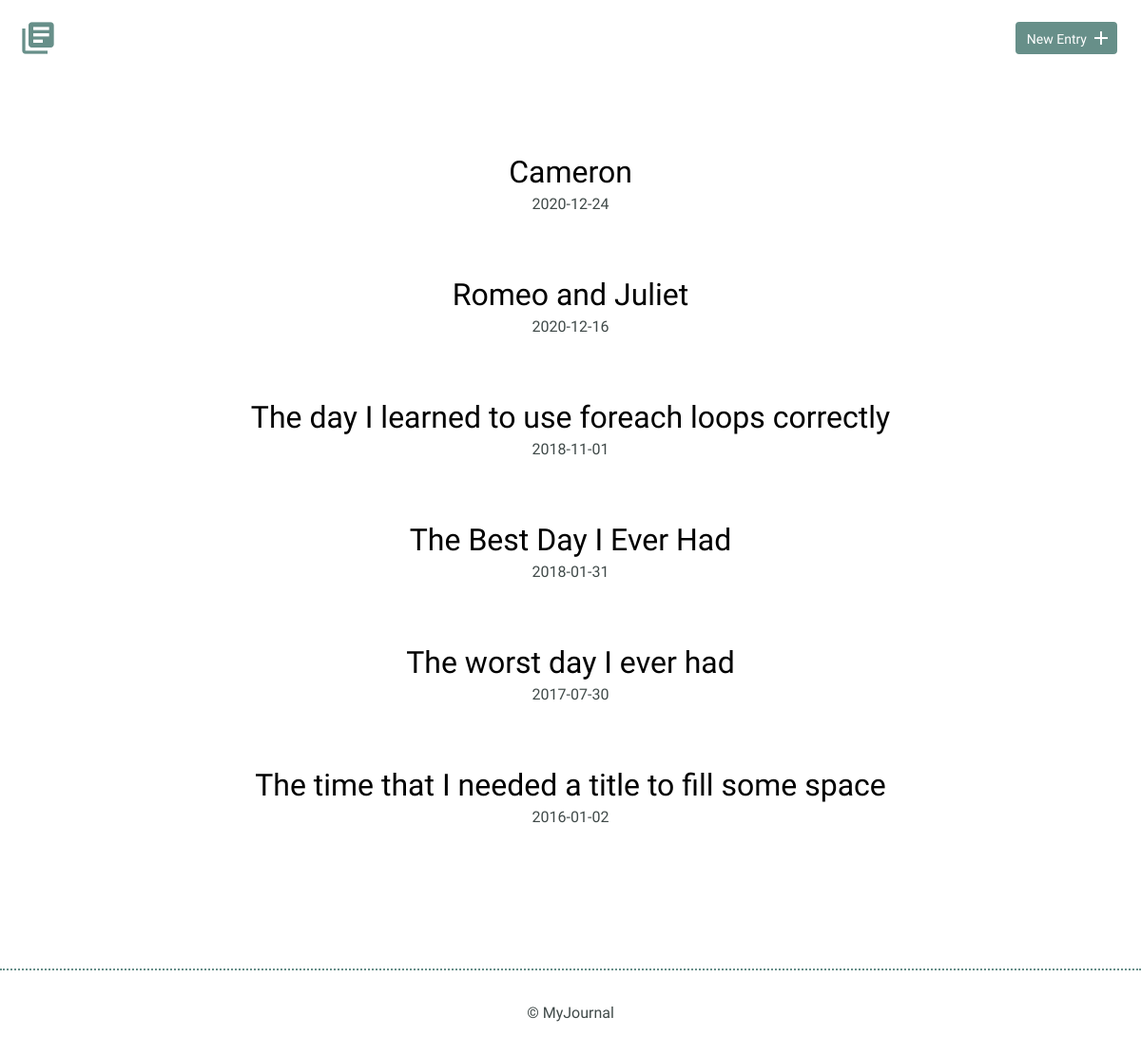
Before: / with the older database file.
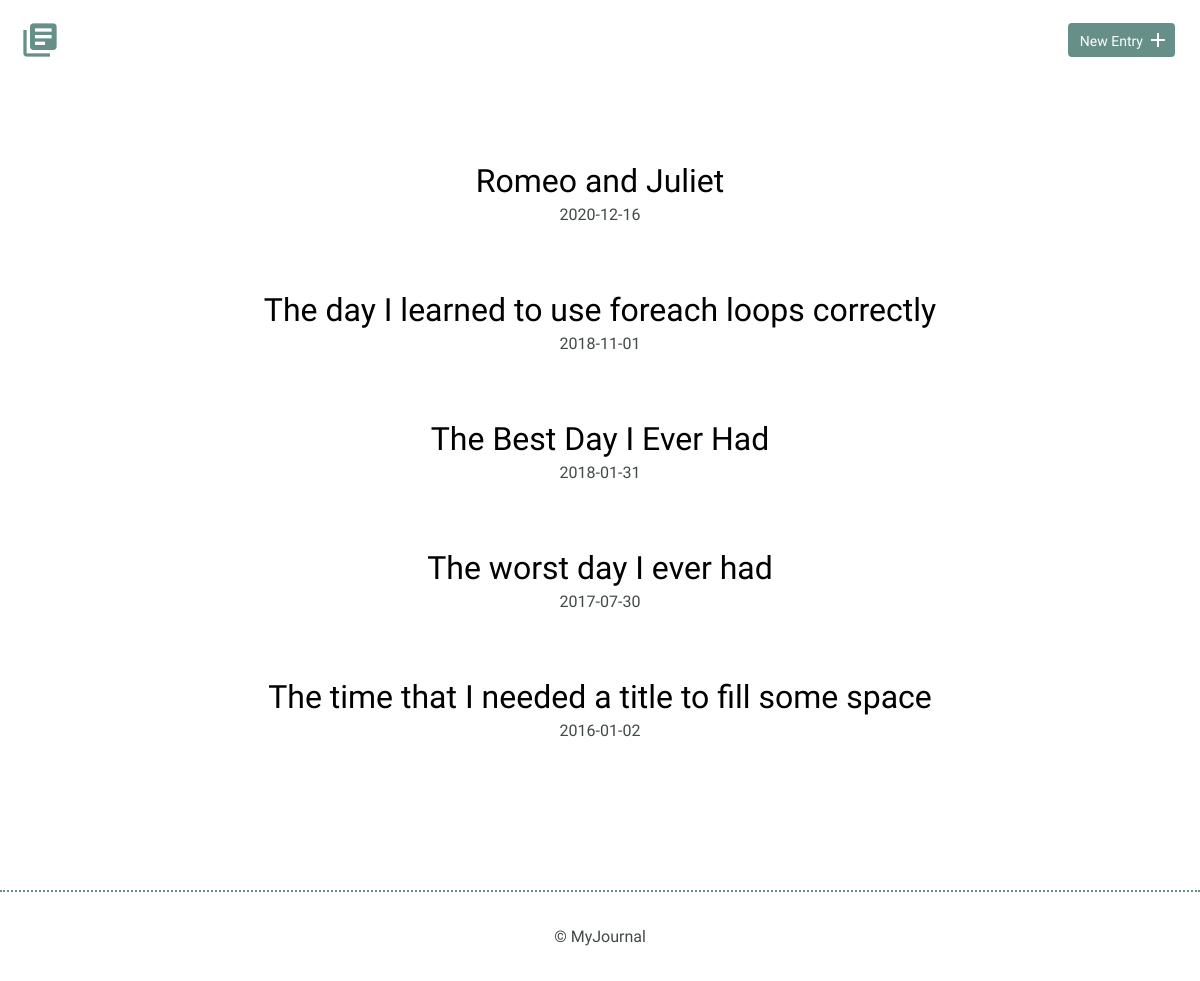
After: the same page with the newer database file.
### tables this page shows
CREATE TABLE "entries" (
	`id`	INTEGER,
	`title`	TEXT,
	`date`	TEXT,
	`time_spent`	INTEGER,
	`learned`	BLOB,
	`resources`	BLOB,
	PRIMARY KEY(`id`)
);

### inc/functions.php (called while the page is built, shortened)
<?php
function get_all_entries() {
    include "connection.php";
    try {
        return $db->query('SELECT id, title, date FROM entries ORDER BY date DESC');
    } catch(Exception $e) {
        echo "Error Message - " . $e->getMessage() . "</br>";
        return false;
    }
    return true;
}

### index.php (the view, shortened to what this page needs)
<?php
    include "inc/functions.php";
    include "inc/header.php";?>
        <section>
            <div class="container">
                <div class="entry-list">
                    <?php
                        foreach(get_all_entries() as $entry) {
                            echo "<article>";
                            echo "<h2><a href='detail.php?id=" . $entry['id'] . "'>" . $entry['title'] . "</a></h2>";
                            echo "<time datetime='" . $entry['date'] . "'>" . $entry['date'] . "</time>";
                            echo "</article>";
                        }
                    ?>
                </div>
            </div>
        </section>
    <?php include "inc/footer.php"; ?>

### inc/header.php (shortened to what this page needs)
<!DOCTYPE html>
<html>
    <head>
        <link rel="stylesheet" href="css/normalize.css">
        <link rel="stylesheet" href="css/site.css">
    </head>
    <body>
        <header>
            <div class="container">
                <div class="site-header">
                    <a class="logo" href="index.php"><i class="material-icons">library_books</i></a>
                    <a class="button icon-right" href="new.php"><span>New Entry</span> <i class="material-icons">add</i></a>
                </div>
            </div>
        </header>

### inc/footer.php
        <footer>
            <div>
                &copy; MyJournal
            </div>
        </footer>
    </body>
</html>

### css/site.css (style rules this page uses)
body { font-size: 16px; color: #404a49; font-family: 'Cousine', serif; font-weight: 400; }
.container { margin: 0 auto; padding: 0 25px; }
header .site-header { margin: 0 auto; height: 95px; }
header .logo i { color: #678f89; margin: 20px 0 0 -5px; float: left; font-size: 40px; }
header .button { float: right; margin: 33px 0 0 0; }
footer { text-align: center; padding: 35px 0; border-top: 2px dotted #678f89; }
.button { padding: 8px 10px 6px 10px; background: #678f89; border: 2px solid #678f89; border-radius: 4px; text-decoration: none; color: #FFF; position: relative; text-align: center; font-size: 14px; }
.button.icon-right { padding-right: 30px; top: -10px; }
.button.icon-right i { position: absolute; top: 3px; right: 3px; }
h1, h2, h3 { margin: 0; font-weight: 400; line-height: 1em; color: #000; }
h2 { font-size: 32px; }
h2 a { text-decoration: none; color: #000; }
.entry-list, .edit-entry, .new-entry { max-width: 800px; margin: 0 auto; padding: 70px 0 150px 0; }
.entry-list article { margin-bottom: 70px; text-align: center; }
.entry-list article:last-child { margin-bottom: 0; }
.entry-list article h2 { margin-bottom: 8px; }

Changed rows visible on the page:
removed entries: title "Cameron", date "2020-12-24"
